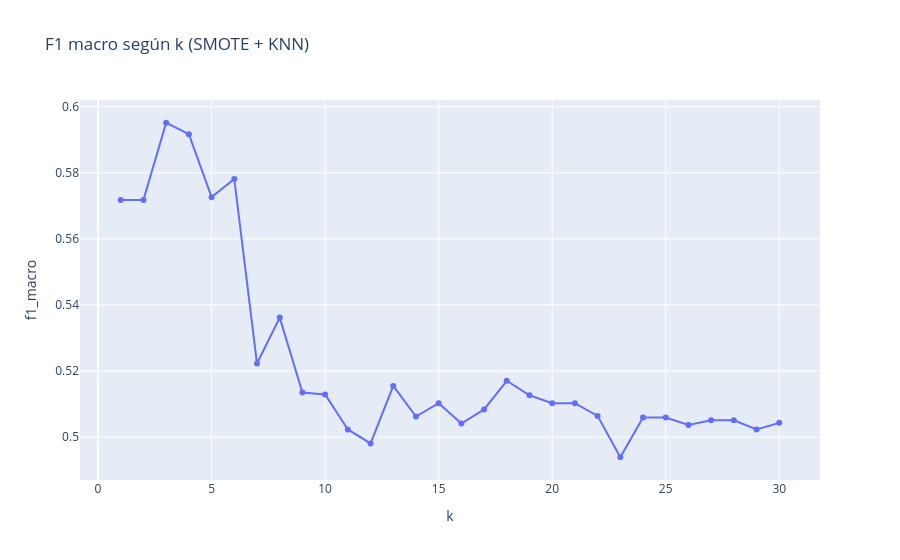

Here is the notebook cell this chart was saved with:
### Markdown cell above
## 10. Gráfico: F1 macro según `k`

### Code cell
# Graficamos el F1 macro para los distintos valores de k
fig = px.line(
    resultados_k,
    x="k",
    y="f1_macro",
    markers=True,
    title="F1 macro según k (SMOTE + KNN)"
)
fig.show()

### Figure 1 — Plotly figure (JSON) as saved in the notebook; plotly's stock layout.template omitted (floating-point values rounded to 4 significant figures)
{"data": [{"hovertemplate": "k=%{x}<br>f1_macro=%{y}<extra></extra>", "legendgroup": "", "line": {"color": "#636efa", "dash": "solid"}, "marker": {"symbol": "circle"}, "mode": "lines+markers", "name": "", "orientation": "v", "showlegend": false, "type": "scatter", "x": [1, 2, 3, 4, 5, 6, 7, 8, 9, 10, 11, 12, 13, 14, 15, 16, 17, 18, 19, 20, 21, 22, 23, 24, 25, 26, 27, 28, 29, 30], "xaxis": "x", "y": [0.5718, 0.5718, 0.5951, 0.5917, 0.5726, 0.5781, 0.5223, 0.5362, 0.5135, 0.5129, 0.5023, 0.4981, 0.5155, 0.5062, 0.5102, 0.5041, 0.5084, 0.517, 0.5127, 0.5103, 0.5103, 0.5064, 0.4939, 0.5059, 0.5059, 0.5036, 0.5051, 0.5051, 0.5023, 0.5043], "yaxis": "y"}], "layout": {"legend": {"tracegroupgap": 0}, "title": {"text": "F1 macro según k (SMOTE + KNN)"}, "xaxis": {"anchor": "y", "domain": [0, 1], "title": {"text": "k"}}, "yaxis": {"anchor": "x", "domain": [0, 1], "title": {"text": "f1_macro"}}}}
